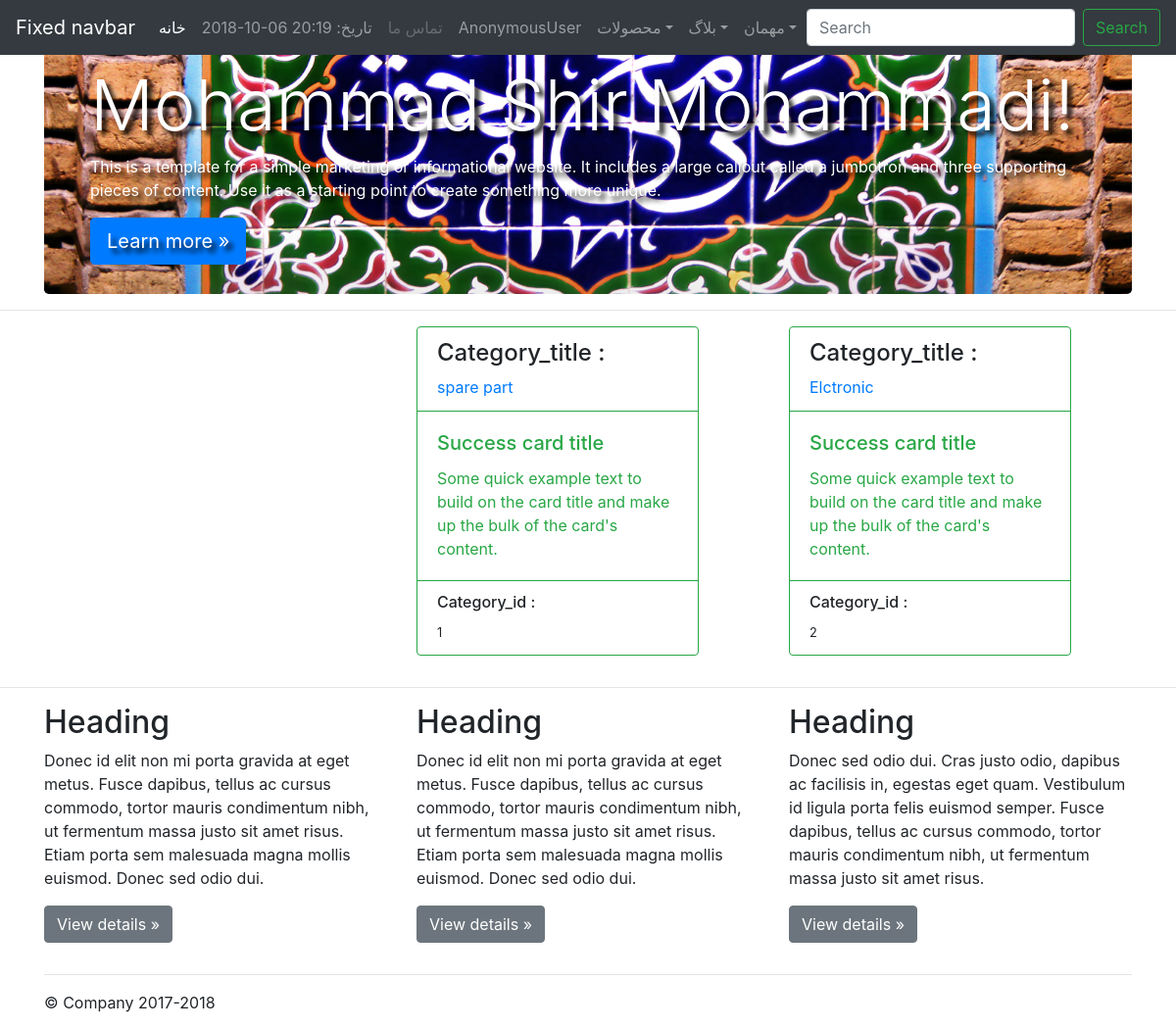
/products/categorylist, run on the app's committed database.
### products/models.py (models this page shows, shortened)
class Category(models.Model):
    title = models.CharField(unique=True,max_length=100)
    description = models.TextField(max_length=500)
    slug =models.SlugField()

### products/views.py (the view)
# urls.py: path('categorylist', views.CategoryListview, name='categorylistview'),
def CategoryListview(request):
    CategoryList = Category.objects.all
    context = {
        "CategoryList":CategoryList
    }
    template_name = "categorylistview.html"
    return render(request,template_name,context)

### ecommerce/contextprocessor.py (called while the page is built)
def time_now(request):
    return {'time_now':datetime.now()}

### products/templates/categorylistview.html (shortened to what this page needs)
{% extends "base.html" %}
{% block content %}
<hr>
<div class="container">
    <div class="row">
            {% for cat in CategoryList %}
        <div class="col-md-4">
            <div class="card border-success mb-3" style="max-width: 18rem;">
  <div class="card-header bg-transparent border-success"><h4>Category_title :</h4><a href="{% url 'products:category_detail' id=cat.id %}">{{ cat.title }}</a></div>
  <div class="card-body text-success">
    <h5 class="card-title">Success card title</h5>
    <p class="card-text">Some quick example text to build on the card title and make up the bulk of the card's content.</p>
  </div>
                <div class="card-footer bg-transparent border-success"><h6>Category_id :</h6><small>{{ cat.id }}</small></div>
</div>
        </div>
             {% endfor %}
        </div>
    </div>
{% endblock %}

### data on the page
Category: title "spare part", id "1"
Category: title "Elctronic", id "2"

### other printed values
{{ request.user }} "AnonymousUser"
